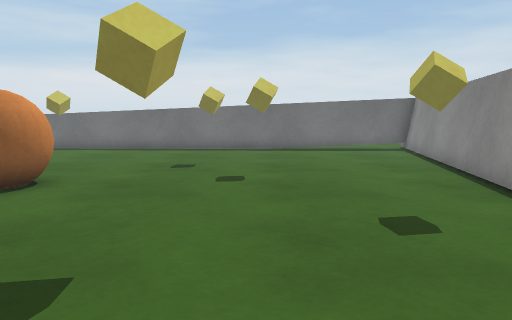
[1] (above)

12 first-person views from a walk through a 3-D level made in the Unity game engine. The camera is 0.62 m above the floor, tilts 6° down and sees 70° across. The floor is counted in squares, 0.5 m on a side. Each view is taken from the middle of a square. On the plan, view 1 faces up. The plan holds only what a view shows up to about 15 squares ahead; the rest is blank. The place goes on beyond the plan. Surface patterns are stand-ins for the level's own textures.

[2]
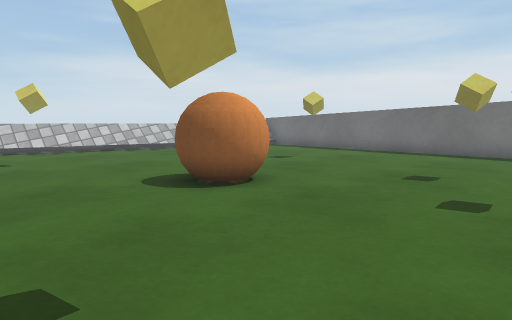

[3]
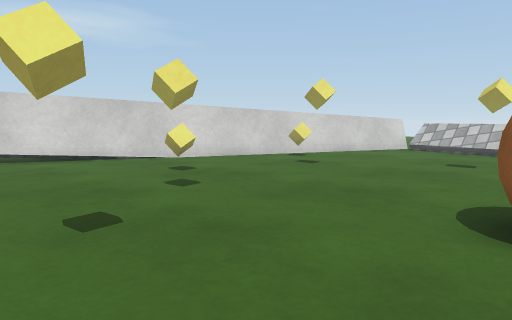

[4]
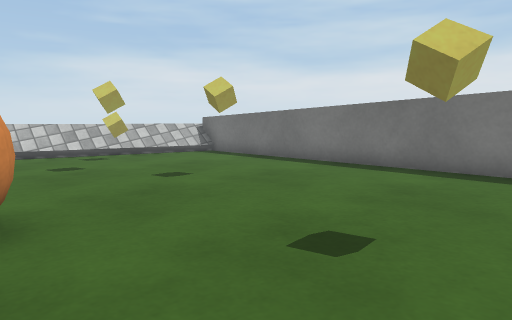

[5]
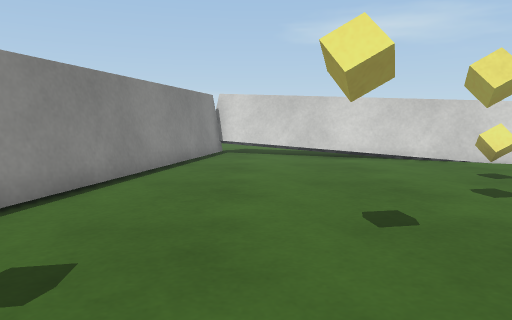

[6]
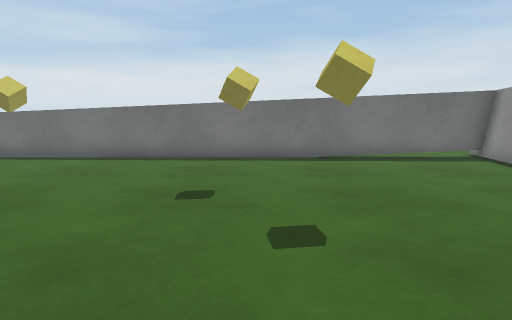

[7]
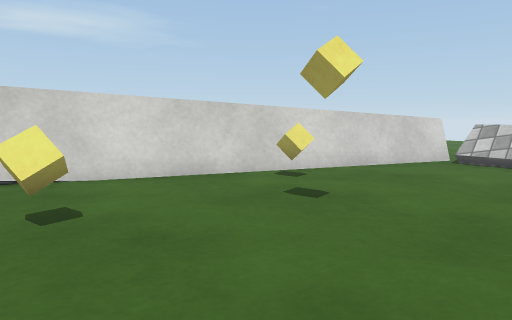

[8]
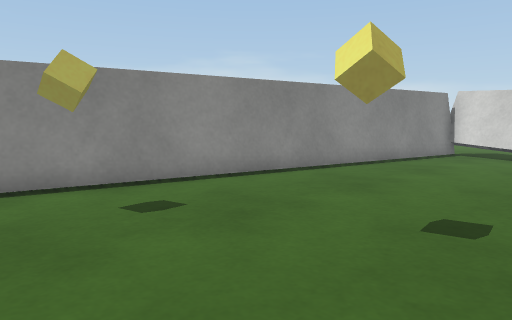

[9]
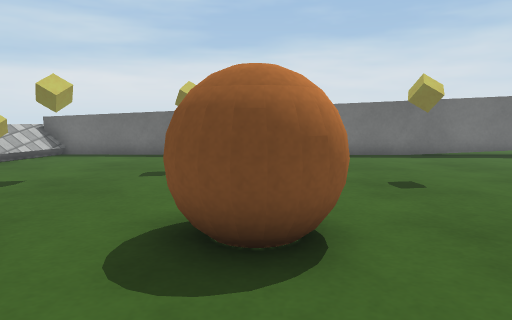

[10]
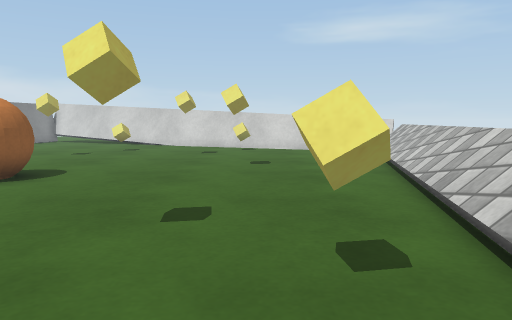

[11]
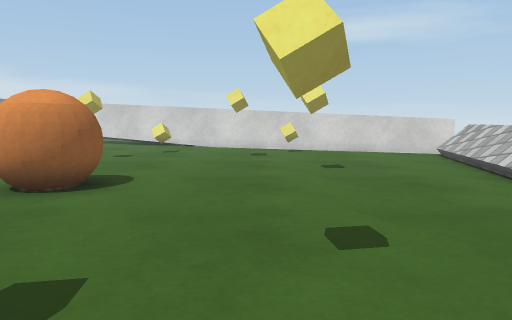

[12]
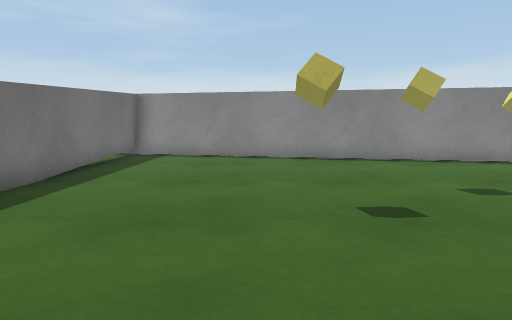

### Floor plan
Key: @ floor where view 1 was taken; # wall or solid block; x gap in a wall; . floor; / step, stairs or slope; = window, fence, low wall or low ledge; ^ raised ledge; v drop or lower ground; C yellow cube; B orange ball; O other object.
Columns run from 18 left of view 1 to 7 right of it. Each row starts with its distance up from view 1.
 19                         ^^
 18                       ^^^^
 17      v####################
 16      //..................#
 15     ^/...................#
 14     ^/..................##
 13     //.....C............#
 12     //C.................#
 11     /....C.......C......#
 10    ^/..................##
  9    ^/.............C....##
  8    //........B.........#
  7    //.......BBB........#
  6   ^/.........B.........#
  5   ^/....C............C##
  4   =/..................#^
  3   O/.............C....#
  2   =............C......#
  1  ^=.......C..........##
  0 ^^x...............@..##
 -1   ###=..C....C.......#
 -2     ####.............#
 -3       ^###...........#
 -4          ###=.......##
 -5            ####.....#
 -6              ####...#
 -7                ####=#
 -8                ^^^###
 -9                   ^^^

Where each view was taken, in squares from view 1:
view 1: 0 up, 0 right, facing up
view 2: 2 up, 1 right, facing up-left
view 3: 7 up, 0 right, facing down-left
view 4: 7 up, 0 right, facing up-left
view 5: 7 up, 0 right, facing down
view 6: 4 up, 1 left, facing up
view 7: 4 up, 4 left, facing down-left
view 8: 7 up, 3 left, facing down-right
view 9: 3 up, 5 left, facing up
view 10: 15 up, 11 left, facing down
view 11: 14 up, 9 left, facing down
view 12: 12 up, 7 left, facing right
